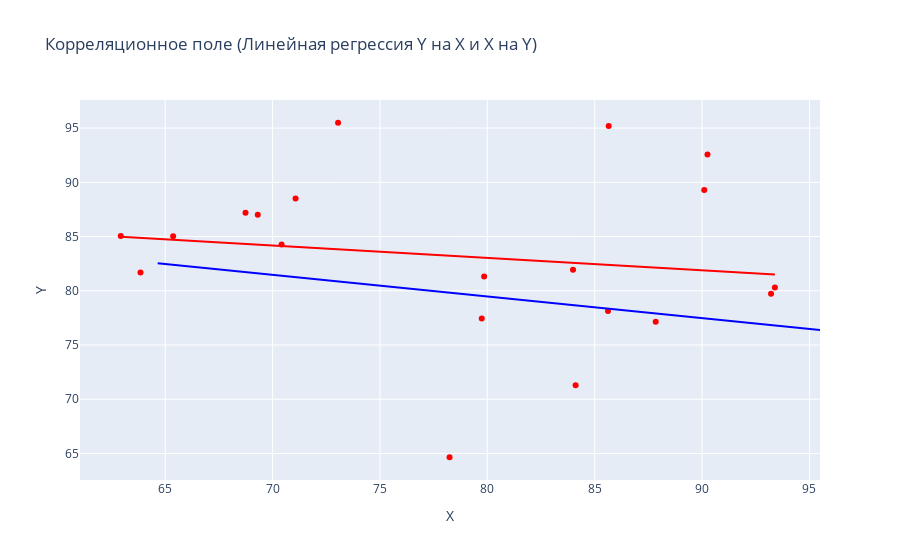

Notebook code cell kept with this figure:
### Markdown cell above
### Линейная регрессия Y на X и X на Y на одном графике

### Code cell
fig = px.scatter(data, x='X', y='Y', trendline='ols', title='Корреляционное поле (Линейная регрессия Y на X и X на Y)', color_discrete_sequence=['red'])
fig.add_trace(px.scatter(data, x='Y', y='X', trendline='ols', color_discrete_sequence=['blue']).data[1])

fig.update_layout(showlegend=False)
fig.show()

### Figure 1 — Plotly figure (JSON) as saved in the notebook; plotly's stock layout.template omitted (floating-point values rounded to 4 significant figures)
{"data": [{"hovertemplate": "X=%{x}<br>Y=%{y}<extra></extra>", "legendgroup": "", "marker": {"color": "red", "symbol": "circle"}, "mode": "markers", "name": "", "orientation": "v", "showlegend": false, "type": "scatter", "x": [85.62, 93.21, 62.93, 68.74, 90.1, 79.74, 70.42, 90.25, 71.07, 65.37, 73.05, 93.39, 79.85, 84.11, 85.65, 69.31, 83.99, 63.85, 87.84, 78.24], "xaxis": "x", "y": [78.14, 79.72, 85.06, 87.19, 89.29, 77.45, 84.27, 92.56, 88.51, 85.03, 95.49, 80.31, 81.32, 71.28, 95.2, 87.01, 81.93, 81.68, 77.15, 64.65], "yaxis": "y"}, {"hovertemplate": "<b>OLS trendline</b><br>Y = -0.113701 * X + 92.1258<br>R<sup>2</sup>=0.022677<br><br>X=%{x}<br>Y=%{y} <b>(trend)</b><extra></extra>", "legendgroup": "", "marker": {"color": "red", "symbol": "circle"}, "mode": "lines", "name": "", "showlegend": false, "type": "scatter", "x": [62.93, 63.85, 65.37, 68.74, 69.31, 70.42, 71.07, 73.05, 78.24, 79.74, 79.85, 83.99, 84.11, 85.62, 85.65, 87.84, 90.1, 90.25, 93.21, 93.39], "xaxis": "x", "y": [84.97, 84.87, 84.69, 84.31, 84.25, 84.12, 84.05, 83.82, 83.23, 83.06, 83.05, 82.58, 82.56, 82.39, 82.39, 82.14, 81.88, 81.86, 81.53, 81.51], "yaxis": "y"}, {"hovertemplate": "<b>OLS trendline</b><br>X = -0.19944 * Y + 95.4223<br>R<sup>2</sup>=0.022677<br><br>Y=%{x}<br>X=%{y} <b>(trend)</b><extra></extra>", "legendgroup": "", "marker": {"color": "blue", "symbol": "circle"}, "mode": "lines", "name": "", "showlegend": false, "type": "scatter", "x": [64.65, 71.28, 77.15, 77.45, 78.14, 79.72, 80.31, 81.32, 81.68, 81.93, 84.27, 85.03, 85.06, 87.01, 87.19, 88.51, 89.29, 92.56, 95.2, 95.49], "xaxis": "x", "y": [82.53, 81.21, 80.04, 79.98, 79.84, 79.52, 79.41, 79.2, 79.13, 79.08, 78.62, 78.46, 78.46, 78.07, 78.03, 77.77, 77.61, 76.96, 76.44, 76.38], "yaxis": "y"}], "layout": {"legend": {"tracegroupgap": 0}, "showlegend": false, "title": {"text": "Корреляционное поле (Линейная регрессия Y на X и X на Y)"}, "xaxis": {"anchor": "y", "domain": [0, 1], "title": {"text": "X"}}, "yaxis": {"anchor": "x", "domain": [0, 1], "title": {"text": "Y"}}}}
